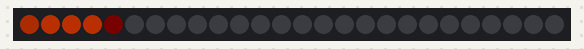
This sketch was run on a simulated Arduino Uno, built with avr-gcc and run on an emulated ATmega328P. Shown: 26 RGB LEDs in strip order, left to right. Dim RGB values are drawn brighter than linear.

Above: at 3.09 s.
At 6.98 s:
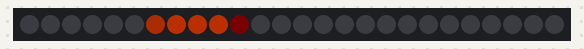
At 10.75 s:
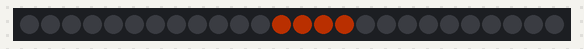
At 18.54 s:
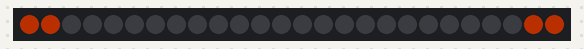
At 29.0 s:
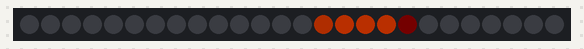
At 39.34 s:
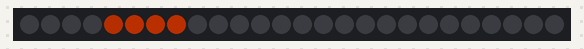

The sketch:

slim_anti_ali.ino
```cpp
#include <FastLED.h>
#define DATA_PIN 11
#define CLOCK_PIN 12
#define NUM_LEDS 26
CRGB leds[NUM_LEDS];


// Anti-aliased light bar example
//   v1 by Mark Kriegsman <kriegsman@tr.org>, November 29, 2013
//
// This example shows the basics of using variable pixel brightness
// as a form of anti-aliasing to animate effects on a sub-pixel level,
// which is useful for effects you want to be particularly "smooth".
//
// This animation shows two bars looping around an LED strip, one moving
// in blocky whole-pixel "integer" steps, and the other one moving
// by smoothly anti-aliased "fractional" (1/16th pixel) steps.
// The use of "16ths" (vs, say, 10ths) is totally arbitrary, but 16ths are
// a good balance of data size, expressive range, and code size and speed.
//
// Notionally, "I" is the Integer Bar, "F" is the Fractional Bar.


int     F16pos = 0; // position of the "fraction-based bar"
int     F16delta = 1; // how many 16ths of a pixel to move the Fractional Bar
uint8_t Fhue = 20; // color for Fractional Bar

int Width  = 4; // width of each light bar, in whole pixels

int InterframeDelay = 40; //ms


void setup() {
  delay(3000); // setup guard
  //FastLED.addLeds<WS2812, DATA_PIN, GRB>(leds, NUM_LEDS);
  FastLED.addLeds<APA102, DATA_PIN, CLOCK_PIN, BGR>(leds, NUM_LEDS);
  FastLED.setBrightness(90);
}


// Draw a "Fractional Bar" of light starting at position 'pos16', which is counted in
// sixteenths of a pixel from the start of the strip.  Fractional positions are
// rendered using 'anti-aliasing' of pixel brightness.
// The bar width is specified in whole pixels.
// Arguably, this is the interesting code.
void drawFractionalBar( int pos16, int width, uint8_t hue)
{
  int i = pos16 / 16; // convert from pos to raw pixel number
  uint8_t frac = pos16 & 0x0F; // extract the 'factional' part of the position

  // brightness of the first pixel in the bar is 1.0 - (fractional part of position)
  // e.g., if the light bar starts drawing at pixel "57.9", then
  // pixel #57 should only be lit at 10% brightness, because only 1/10th of it
  // is "in" the light bar:
  //
  //                       57.9 . . . . . . . . . . . . . . . . . 61.9
  //                        v                                      v
  //  ---+---56----+---57----+---58----+---59----+---60----+---61----+---62---->
  //     |         |        X|XXXXXXXXX|XXXXXXXXX|XXXXXXXXX|XXXXXXXX |
  //  ---+---------+---------+---------+---------+---------+---------+--------->
  //                   10%       100%      100%      100%      90%
  //
  // the fraction we get is in 16ths and needs to be converted to 256ths,
  // so we multiply by 16.  We subtract from 255 because we want a high
  // fraction (e.g. 0.9) to turn into a low brightness (e.g. 0.1)
  uint8_t firstpixelbrightness = 255 - (frac * 16);

  // if the bar is of integer length, the last pixel's brightness is the
  // reverse of the first pixel's; see illustration above.
  uint8_t lastpixelbrightness  = 255 - firstpixelbrightness;

  // For a bar of width "N", the code has to consider "N+1" pixel positions,
  // which is why the "<= width" below instead of "< width".

  uint8_t bright;
  for( int n = 0; n <= width; n++) {
    if( n == 0) {
      // first pixel in the bar
      bright = firstpixelbrightness;
    } else if( n == width ) {
      // last pixel in the bar
      bright = lastpixelbrightness;
    } else {
      // middle pixels
      bright = 255;
    }

    leds[i] += CHSV( hue, 255, bright);
    i++;
    if( i == NUM_LEDS) i = 0; // wrap around
  }
}


void loop()
{
  // Update the "Fraction Bar" by 1/16th pixel every time
  F16pos += F16delta;

  // wrap around at end
  // remember that F16pos contains position in "16ths of a pixel"
  // so the 'end of the strip' is (NUM_LEDS * 16)
  if( F16pos >= (NUM_LEDS * 16)) {
    F16pos -= (NUM_LEDS * 16);
  }

  // For this demo, we want the Integer Bar and the Fraciton Bar
  // to move at the same speed down the strip.
  // The Fraction Bar moves 1/16th of a pixel each time through the
  // loop, so to get the same speed on the strip for the Integer Bar,
  // we need to move it by 1 full pixel -- but only every 16 times
  // through the loop.  'countdown' is used to tell when it's time
  // to advance the Integer Bar position again.
  static byte countdown = 0;
  if( countdown == 0) {
    countdown = 16; // reset countdown
   }
   // countdown is decremented every time through the loop
   countdown -= 1;

   // Draw everything:
   // clear the pixel buffer
   memset8( leds, 0, NUM_LEDS * sizeof(CRGB));
   // draw the Integer Bar, length=4px, hue=180
   // drawIntegerBar( Ipos, Width, Ihue);
   // draw the Fractional Bar, length=4px, hue=180
   drawFractionalBar( F16pos, Width, Fhue);

   FastLED.show();
   delay(InterframeDelay);
}
```
